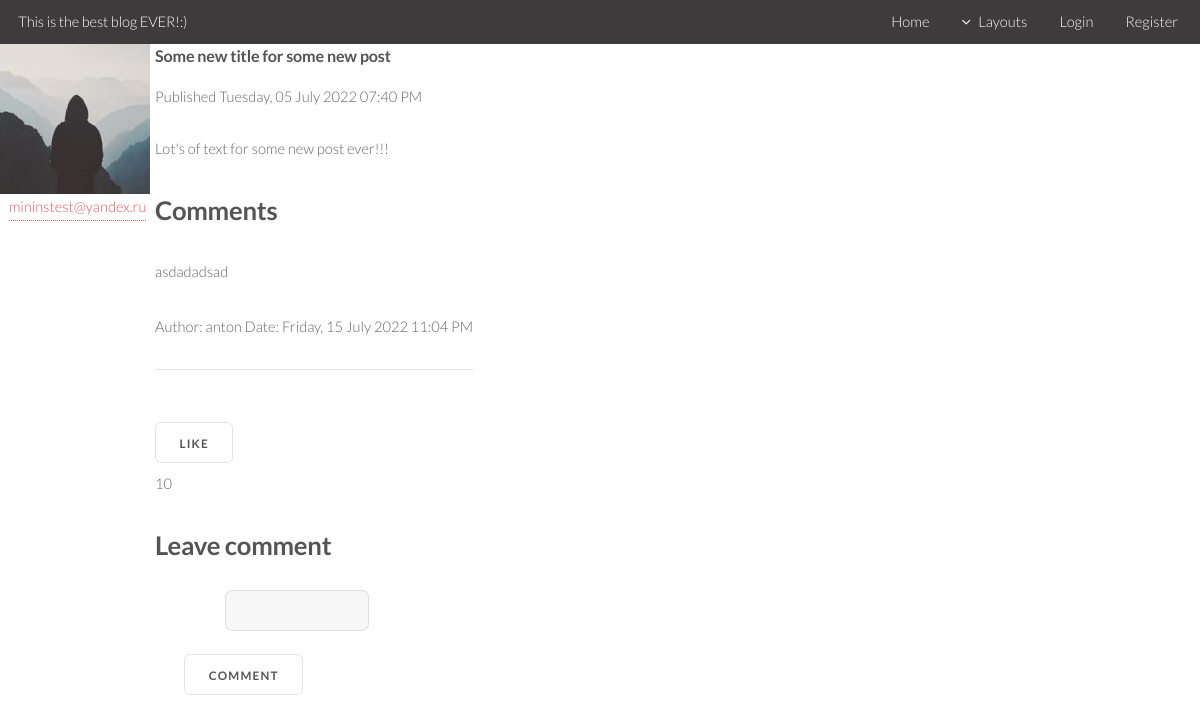
/post/11, run on the app's committed database.
### test_flask_lesson/models.py (models this page shows, shortened)
class User(db.Model, UserMixin):
    id = db.Column(db.Integer, primary_key=True)
    username = db.Column(db.String(20), unique=True, nullable=False)
    email = db.Column(db.String(120), unique=True, nullable=False)
    image_file = db.Column(db.String(20), nullable=False, default='default.png')
    password = db.Column(db.String(60), nullable=False)
    role = db.Column(db.String, db.ForeignKey('role.name'), nullable=False, default='user')
    posts = db.relationship('Post', backref='author', lazy=True)

class Post(db.Model):
    id = db.Column(db.Integer, primary_key=True)
    title = db.Column(db.String(100), nullable=False)
    date_posted = db.Column(db.DateTime, nullable=False, default=datetime.utcnow)
    content = db.Column(db.Text, nullable=False)
    user_id = db.Column(db.Integer, db.ForeignKey('user.id'), nullable=False)
    comments = db.relationship('Comment', backref='title', lazy='dynamic')
    likes = db.relationship('Like', backref='title', lazy='dynamic')

class Comment(db.Model):
    id = db.Column(db.Integer, primary_key=True)
    text = db.Column(db.String(200), nullable=False)
    timestamp = db.Column(db.DateTime, default=datetime.utcnow)
    post_id = db.Column(db.Integer, db.ForeignKey('post.id'), nullable=False)
    username = db.Column(db.String, db.ForeignKey('user.username'), nullable=False)

### test_flask_lesson/posts/routes.py (the view, shortened to what this page needs)
@posts.route("/post/<int:post_id>", methods=['GET', 'POST'])
def post(post_id):
    post = Post.query.get_or_404(post_id)
    form = CommentForm()
    return render_template(
        'post.html',
        title=post.title,
        post=post,
        form=form
    )

### test_flask_lesson/posts/forms.py
class CommentForm(FlaskForm):
    comment_text = StringField('Text', validators=[DataRequired()])
    submit = SubmitField('Comment')

### test_flask_lesson/templates/post.html (shortened to what this page needs)
{% extends "base.html" %}
{% block content %}
    {% include 'includes/inc_header.html'%}
<div style="display: flex;">
  <article style="display: flex; flex-direction: column;">
    <img style="margin-right: 5px; width: 150px; height: 150px;" src="{{ url_for('static', filename='profile_pics/' + post.author.image_file) }}">
    <a href="{{ url_for('users.user_posts', username=post.author.username) }}" style="margin: 0 auto">{{ post.author.username }}</a>
  </article>
  <div style="margin-bottom: 20px;">
    <div>
      <h4>{{ post.title }}</h4>
      <small>Published {{ post.date_posted.strftime('%A, %d %B %Y %I:%M %p') }}</small>
      <br>
      <br>
      <p>{{ post.content }}</p>
    </div>
    {% if post.comments %}
        <h2>Comments</h2>
        <p>
            {% for comment in post.comments | reverse %}
                <p>{{ comment.text }}</p>
                <p>
                    <small>Author: {{ comment.username }}</small>
                    <small>Date: {{ comment.timestamp.strftime('%A, %d %B %Y %I:%M %p') }}</small>
                </p>
                <hr>
                {% endfor %}
    {% endif %}
    <div class="likes">
        <a href="{{ url_for('posts.like_post', post_id=post.id) }}" class="button">Like</a>
        <p>{{ post.likes.count() }}</p>
    </div>
    <div>
        <h2>Leave comment</h2>
        <form action="{{ url_for('posts.post', post_id=post.id) }}", method="POST">
        <fieldset>
            <div class="6u 12u(3)">
                {{ form.comment_text() }}
            </div>
        </fieldset>
        <div class="12u">
            {{ form.submit(class="button") }}
        </div>
    </div>
  </div>
</div>
{% endblock content %}

### test_flask_lesson/static/css/style.css (style rules this page uses)
body, input, select, textarea { color: #646464; font-family: "Lato", Helvetica, sans-serif; font-size: 15pt; font-weight: 300; line-height: 1.75em; }
a { -moz-transition: color 0.2s ease-in-out, border-color 0.2s ease-in-out; -webkit-transition: color 0.2s ease-in-out, border-color 0.2s ease-in-out; -o-transition: color 0.2s ease-in-out, border-color 0.2s ease-in-out; -ms-transition: color 0.2s ease-in-out, border-color 0.2s ease-in-out; transition: color 0.2s ease-in-out, border-color 0.2s ease-in-out; color: #e0555a; text-decoration: none; border-bottom: dotted 1px; }
p { margin: 0 0 2em 0; }
h1, h2, h3, h4, h5, h6 { color: #545454; font-weight: 700; line-height: 1em; margin: 0 0 1em 0; letter-spacing: -0.01em; }
h2 { font-size: 1.75em; line-height: 1.5em; }
h4 { font-size: 1.1em; line-height: 1.5em; }
hr { border: 0; border-bottom: solid 1px rgba(144, 144, 144, 0.25); margin: 2em 0; }
form { margin: 0 0 2em 2em; }
input[type="text"], input[type="password"], input[type="email"], select, textarea { -moz-appearance: none; -webkit-appearance: none; -o-appearance: none; -ms-appearance: none; appearance: none; background: rgba(144, 144, 144, 0.075); border-radius: 0.5em; border: none; border: solid 1px rgba(144, 144, 144, 0.25); color: inherit; display: block; outline: 0; padding: 0 1em; text-decoration: none; width: 100%; }
input[type="text"]:invalid, input[type="password"]:invalid, input[type="email"]:invalid, select:invalid, textarea:invalid { box-shadow: none; }
input[type="text"], input[type="password"], input[type="email"], select { height: 2.75em; margin-left: 2.75em; }
input[type="submit"], input[type="reset"], input[type="button"], .button { -moz-appearance: none; -webkit-appearance: none; -o-appearance: none; -ms-appearance: none; appearance: none; -moz-transition: background-color 0.2s ease-in-out, color 0.2s ease-in-out; -webkit-transition: background-color 0.2s ease-in-out, color 0.2s ease-in-out; -o-transition: background-color 0.2s ease-in-out, color 0.2s ease-in-out; -ms-transition: background-color 0.2s ease-in-out, color 0.2s ease-in-out; transition: background-color 0.2s ease-in-out, color 0.2s ease-in-out; background-color: transparent; border-radius: 0.5em; border: solid 1px rgba(144, 144, 144, 0.25) !important; color: #545454 !important; cursor: pointer; display: inline-block; font-size: 0.8em; font-weight: 700; height: 3.5em; letter-spacing: 0.1em; line-height: 3.5em; overflow: hidden; padding: 0 2em; text-align: center; text-decoration: none; text-overflow: ellipsis; text-transform: uppercase; white-space: nowrap; margin-top: 2em; }

### test_flask_lesson/static/css/style-xlarge.css (style rules this page uses)
body, input, select, textarea { font-size: 12pt; }

### test_flask_lesson/static/css/style-large.css (style rules this page uses)
body, input, select, textarea { font-size: 11pt; }

### data on the page
User: image_file (picture), author.username "mininstest@yandex.ru"
Post: title "Some new title for some new post", date_posted "Tuesday, 05 July 2022 07:40 PM", content "Lot's of text for some new post ever!!!"
Comment: text "asdadadsad", username "anton", timestamp "Friday, 15 July 2022 11:04 PM"

### other printed values
{{ post.likes.count() }} "10"
